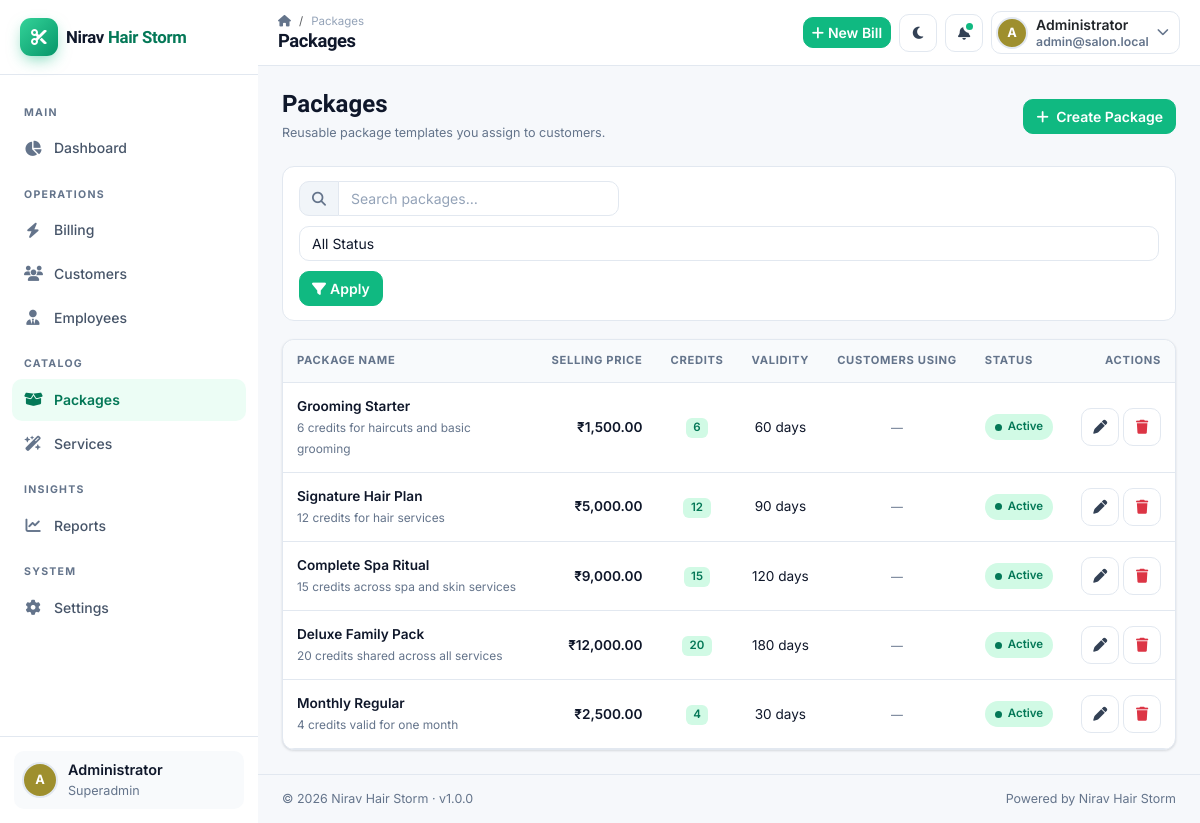
The app's page /packages (signed in) with its own data.
### tables this page shows
CREATE TABLE IF NOT EXISTS `packages` (
    `id` INT UNSIGNED NOT NULL AUTO_INCREMENT,
    `name` VARCHAR(160) NOT NULL,
    `selling_price` DECIMAL(10,2) NOT NULL DEFAULT 0.00,
    `credits` INT UNSIGNED NOT NULL DEFAULT 0,
    `validity_days` INT UNSIGNED NOT NULL DEFAULT 30,
    `description` TEXT NULL,
    `status` ENUM('active','inactive') NOT NULL DEFAULT 'active',
    `created_at` TIMESTAMP NOT NULL DEFAULT CURRENT_TIMESTAMP,
    `updated_at` TIMESTAMP NOT NULL DEFAULT CURRENT_TIMESTAMP ON UPDATE CURRENT_TIMESTAMP,
    `deleted_at` TIMESTAMP NULL DEFAULT NULL,
    PRIMARY KEY (`id`),
    KEY `idx_packages_name` (`name`),
    KEY `idx_packages_status` (`status`)
);

CREATE TABLE IF NOT EXISTS `settings` (
    `id` INT UNSIGNED NOT NULL AUTO_INCREMENT,
    `key` VARCHAR(120) NOT NULL,
    `value` TEXT NULL,
    `created_at` TIMESTAMP NOT NULL DEFAULT CURRENT_TIMESTAMP,
    `updated_at` TIMESTAMP NOT NULL DEFAULT CURRENT_TIMESTAMP ON UPDATE CURRENT_TIMESTAMP,
    PRIMARY KEY (`id`),
    UNIQUE KEY `uq_settings_key` (`key`)
);

### app/Views/packages/index.php (the view, shortened to what the rows shown need)
<div class="d-flex flex-column flex-md-row align-items-md-center justify-content-between gap-2 mb-4">
    <div>
        <h4 class="fw-bold mb-1">Packages</h4>
        <p class="text-muted mb-0 small">Reusable package templates you assign to customers.</p>
    </div>
    <?php if (can('packages.create')): ?>
        <button type="button" class="btn btn-primary" id="btnAddPackage">
            <i class="fa-solid fa-plus me-1"></i> Create Package
        </button>
    <?php endif; ?>
</div>
<form class="filter-bar" method="get" id="packageFilters">
    <div class="input-group" style="max-width:320px">
        <span class="input-group-text"><i class="fa-solid fa-magnifying-glass"></i></span>
        <input type="search" class="form-control" name="search" value="<?php echo e($search); ?>" placeholder="Search packages…">
    </div>
    <select class="form-select" name="status">
        <option value="">All Status</option>
    </select>
    <button class="btn btn-primary" type="submit"><i class="fa-solid fa-filter me-1"></i>Apply</button>
</form>
<div class="card table-card">
    <div class="card-body p-0">
        <div class="table-responsive">
            <table class="table table-hover align-middle mb-0">
                <thead>
                <tr>
                    <th>Package Name</th>
                    <th class="text-end">Selling Price</th>
                    <th class="text-center">Credits</th>
                    <th class="text-center">Validity</th>
                    <th class="text-center">Customers Using</th>
                    <th>Status</th>
                    <th class="text-end">Actions</th>
                </tr>
                </thead>
                <tbody>
                <?php if (empty($packages)): ?>
                    <tr><td colspan="7">
                        <?php include APP_PATH . '/Views/partials/empty_state.php'; ?>
                    </td></tr>
                <?php else: ?>
                    <?php foreach ($packages as $package): ?>
                        <tr>
                            <td>
                                <div class="fw-semibold"><?php echo e($package['name']); ?></div>
                                <?php if ($package['description']): ?>
                                    <small class="text-muted"><?php echo read_more($package['description'], 60); ?></small>
                                <?php endif; ?>
                            </td>
                            <td class="text-end fw-semibold"><?php echo money($package['selling_price']); ?></td>
                            <td class="text-center"><span class="badge bg-success-soft"><?php echo (int) $package['credits']; ?></span></td>
                            <td class="text-center"><?php echo (int) $package['validity_days']; ?> days</td>
                            <td class="text-center">
                                <?php if (($usage[$package['id']] ?? 0) > 0): ?>
                                    <span class="badge bg-info-soft"><?php echo (int) $usage[$package['id']]; ?> using</span>
                                <?php else: ?>
                                    <span class="text-muted small">—</span>
                                <?php endif; ?>
                            </td>
                            <td><span class="status-pill status-<?php echo e($package['status']); ?>"><?php echo ucfirst($package['status']); ?></span></td>
                            <td class="text-end text-nowrap">
                                <?php if (can('packages.edit')): ?>
                                    <button class="btn btn-sm btn-icon btn-edit-package" data-id="<?php echo (int) $package['id']; ?>" title="Edit"><i class="fa-solid fa-pen"></i></button>
                                <?php endif; ?>
                                <?php if (can('packages.delete')): ?>
                                    <button class="btn btn-sm btn-icon text-danger btn-delete-package"
                                            data-url="<?php echo url('/packages/' . $package['id'] . '/delete'); ?>"
                                            data-name="<?php echo e($package['name']); ?>" title="Delete"><i class="fa-solid fa-trash"></i></button>
                                <?php endif; ?>
                            </td>
                        </tr>
                    <?php endforeach; ?>
                <?php endif; ?>
                </tbody>
            </table>
        </div>
    </div>
</div>

### app/Core/Router.php (shortened to what the rows shown need)
<?php
class Router
{
    private array $routes = [];
    public function add(string $method, string $pattern, array $handler, array $middleware = []): void
    {
        $this->routes[] = [
            'method' => strtoupper($method),
            'pattern' => $pattern,
            'handler' => $handler,
            'middleware' => $middleware,
        ];
    }
    public function resolve(): void
    {
        $uri = $this->request->uri();
        $method = $this->request->method();
        foreach ($this->routes as $route) {
            if ($route['method'] !== $method) {
                continue;
            }
            $params = $this->match($route['pattern'], $uri);
            if ($params === null) {
                continue;
            }
            $this->dispatch($route['handler'], $params);
            return;
        }
    }
    private function match(string $pattern, string $uri): ?array
    {
        $regex = preg_replace('/\{(\w+)\}/', '(?P<$1>[^/]+)', $pattern);
        $regex = '#^' . $regex . '$#';
        if (preg_match($regex, $uri, $matches)) {
            return array_filter($matches, 'is_string', ARRAY_FILTER_USE_KEY);
        }
        return null;
    }
    private function dispatch(array $handler, array $params): void
    {
        [$controllerClass, $method] = $handler;
        $controller = new $controllerClass();
        $args = $this->castParams($controller, $method, array_values($params));
        $controller->{$method}(...$args);
    }
    private function castParams(object $controller, string $method, array $params): array
    {
        $args = [];
        return $args;
    }
}

### app/Views/layouts/main.php (shortened to what the rows shown need)
<?php
$theme = setting('theme_mode', 'light');
$businessName = setting('business_name', 'Nirav Hair Storm');
?>
<!DOCTYPE html>
<html lang="en" data-theme="<?php echo e($theme === 'dark' ? 'dark' : 'light'); ?>">
<head>
    <link href="https://cdn.jsdelivr.net/npm/bootstrap@5.3.3/dist/css/bootstrap.min.css" rel="stylesheet">
    <link href="https://cdnjs.cloudflare.com/ajax/libs/font-awesome/6.5.2/css/all.min.css" rel="stylesheet">
    <link href="https://cdn.datatables.net/1.13.8/css/dataTables.bootstrap5.min.css" rel="stylesheet">
    <link href="https://cdn.jsdelivr.net/npm/select2@4.1.0-rc.0/dist/css/select2.min.css" rel="stylesheet">
    <link href="https://cdn.jsdelivr.net/npm/select2-bootstrap-5-theme@1.3.0/dist/select2-bootstrap-5-theme.min.css" rel="stylesheet">
    <link href="<?php echo url('css/app.css'); ?>" rel="stylesheet">
</head>
<body class="<?php echo e($bodyClass ?? ''); ?>">
<div class="app-shell">
    <?php include APP_PATH . '/Views/partials/sidebar.php'; ?>
    <div class="app-main" id="appMain">
        <?php include APP_PATH . '/Views/partials/topbar.php'; ?>
        <main class="app-content">
            <div class="container-fluid px-3 px-lg-4 py-3 py-lg-4">
                <?php echo $content; ?>
            </div>
        </main>
        <footer class="app-footer d-none d-md-flex">
            <span>© <?php echo date('Y'); ?> <?php echo e($businessName); ?> · v<?php echo e(App\Core\App::config('app.version')); ?></span>
            <span class="ms-auto text-muted">Powered by Nirav Hair Storm</span>
        </footer>
    </div>
</div>
</body>
</html>

### records on screen
packages: name "Grooming Starter", description "6 credits for haircuts and basic grooming", selling_price "₹1,500.00", credits "6", validity_days "60", status "Active"
packages: name "Signature Hair Plan", description "12 credits for hair services", selling_price "₹5,000.00", credits "12", validity_days "90", status "Active"
packages: name "Complete Spa Ritual", description "15 credits across spa and skin services", selling_price "₹9,000.00", credits "15", validity_days "120", status "Active"
packages: name "Deluxe Family Pack", description "20 credits shared across all services", selling_price "₹12,000.00", credits "20", validity_days "180", status "Active"
packages: name "Monthly Regular", description "4 credits valid for one month", selling_price "₹2,500.00", credits "4", validity_days "30", status "Active"
settings: value "Nirav Hair Storm"

### other values on screen
$label "Packages"
